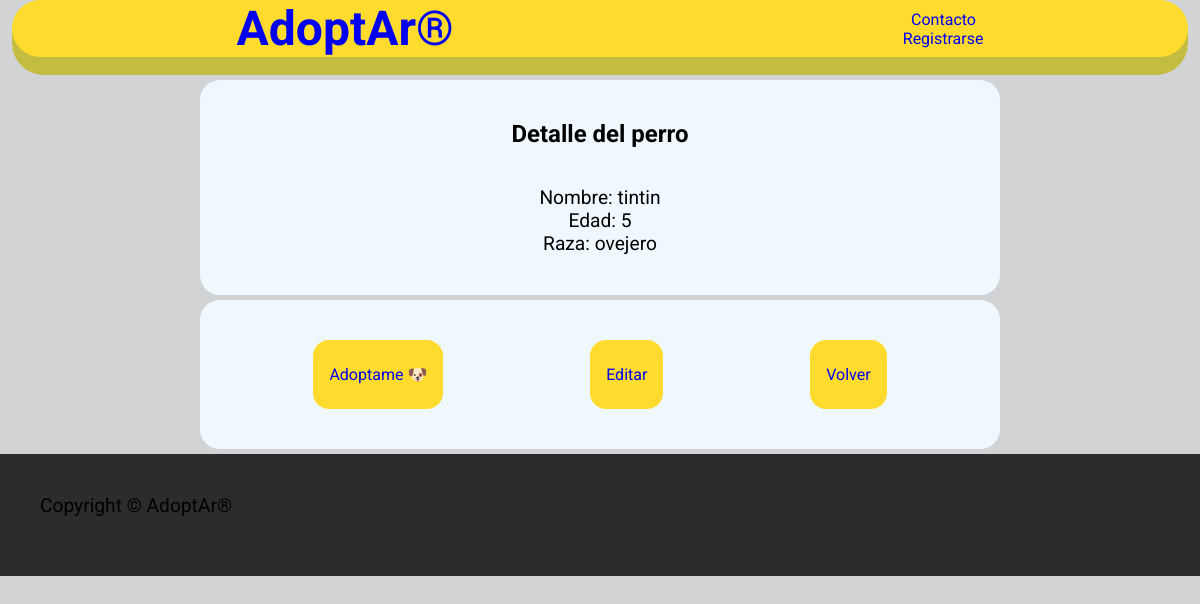
Page /perro/3/detail/ on the earlier database version.
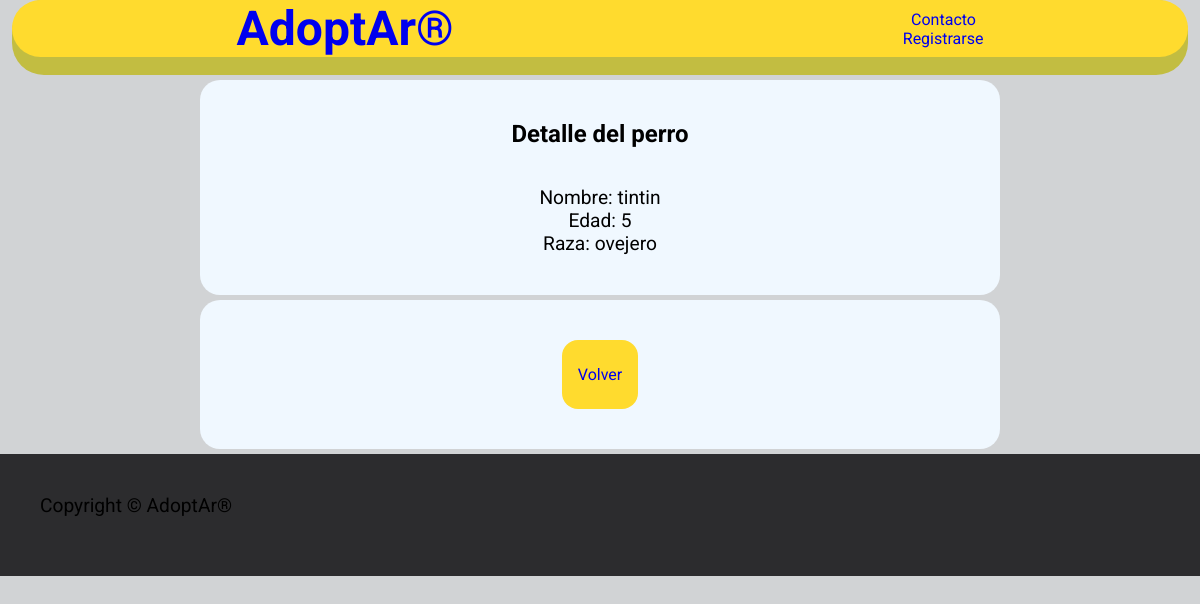
Same page on the later database version.
### Perro/models.py (models this page shows, shortened)
class Perro(models.Model):
    nombre = models.CharField(max_length=20, null=True, blank=True)
    edad = models.IntegerField(null=True, blank=True)
    raza = models.CharField(max_length=20, null=True, blank=True)
    estado = models.BooleanField(default=True)

### Perro/views.py (the view)
# urls.py: path('<int:pk>/detail/',PerroDetail.as_view(), name='detailperro'),
class PerroDetail(DetailView,LoginRequiredMixin):
    model = Perro
    template_name = 'perro_detail.html'
    context_object_name = 'perro'

### Perro/templates/perro_detail.html (shortened to what this page needs)
{% extends 'base.html' %}
{% block content %}
 <section>
    <h1>Detalle del perro</h1>
    <br>
        <p>Nombre: {{ perro.nombre }}</p>
        <p>Edad: {{ perro.edad }}</p>
        <p>Raza: {{ perro.raza }}</p>
    </section>
    <section class="btn-redirect">
        {% if perro.estado %}
           <a class="adopt-btn" href="{% url 'adoptperro' perro.id %}">Adoptame 🐶</a>
           <a class="adopt-btn" href="{% url 'updateperro' perro.id %}" class="button">Editar</a>
           <a class="adopt-btn" href="{% url 'perrolist' %}" class="button">Volver </a>
        {% else %}
            <a class="adopt-btn" href="{% url 'home' %}" class="button">Volver </a>
        {% endif %}
    </section>
{% endblock %}

### User/templates/base.html (shortened to what this page needs)
{% load static %}
<!DOCTYPE html>
<html lang="en">
    <head>
        {% load static %}
        <link href= "{% static 'css/styles.css' %}" rel="stylesheet" />
    </head>
    <body id="page-top">
        <header>
            <nav>
                <a class="adoptar-logo" href="{% url 'home' %}">AdoptAr®</a>
                <div class="navbar">
                    <ul class="navbar-nav">
                        <li class="nav-item"><a class="nav-link" href="#contact">Contacto</a></li>
                        {% if user.is_authenticated %}
                            <li class="nav-item"><a class="nav-link" href="{% url 'logout' %}" > Logout</a></li>
                        {% else %}
                            <li class = 'btn_nav_registro'><a href="{% url 'registro' %}">Registrarse</a></li>
                        {% endif %}
                    </ul>
                </div>
            </nav>
        </header>
        <main class="masthead">
            <div class="container position-relative">
                <div class="row justify-content-center">
                    <div class="col-xl-6">
                        <div class="text-center text-white">
                            <p class="fw-bolder">
                                {% block content %}
                                {% endblock %}
                            </p>
                        </div>
                    </div>
                </div>
            </div>
        </main>
        <footer class="py-5 bg-dark">
            <div class="container px-4"><p class="m-0 text-center text-white">Copyright &copy; AdoptAr®</p></div>
        </footer>
    </body>
</html>

### User/static/css/styles.css (style rules this page uses)
* { margin: 0; padding: o; font-family: 'Roboto', sans-serif; text-decoration: none; }
body { font-family: "Roboto", sans-serif; background-color: rgb(209, 211, 213); }
nav { display: flex; padding-left: 20px; justify-content: space-around; align-items: center; background-color:rgba(255,219,46,255); border-radius: 2em; }
.adoptar-logo { font-size: 3em; font-weight: bold; }
.navbar { display: flex; align-items: center; }
nav a { text-decoration: none; }
.nav-item { margin-left: 1%; display: inline-block }
ul { list-style: none; }
header { text-align: center; background-color: rgb(194, 189, 65); border-radius: 2em; margin-left: 1%; margin-right: 1%; height: 75px; }
section { width: 60%; margin-left: auto; margin-right: auto; background-color: aliceblue; padding: 40px; margin-top: 5px; border-color: rgb(212, 218, 224); border-radius: 20px; }
p { font-size: 1.2em; }
main { text-align: center; }
.btn-redirect { display: flex; justify-content: space-around; }
.adopt-btn { background-color: rgba(255,219,46,255); padding: 25px 16px; border-radius: 1em; }
footer { background-color: rgb(44, 44, 46); padding: 40px; margin-top: 5px; }
footer p { text-align:top left ; margin-bottom: 1em; }

Differences in the rows shown:
changed Perro "tintin": estado True → False (drawn)
Other differences:
text no longer shown: "Adoptame 🐶 Editar"
